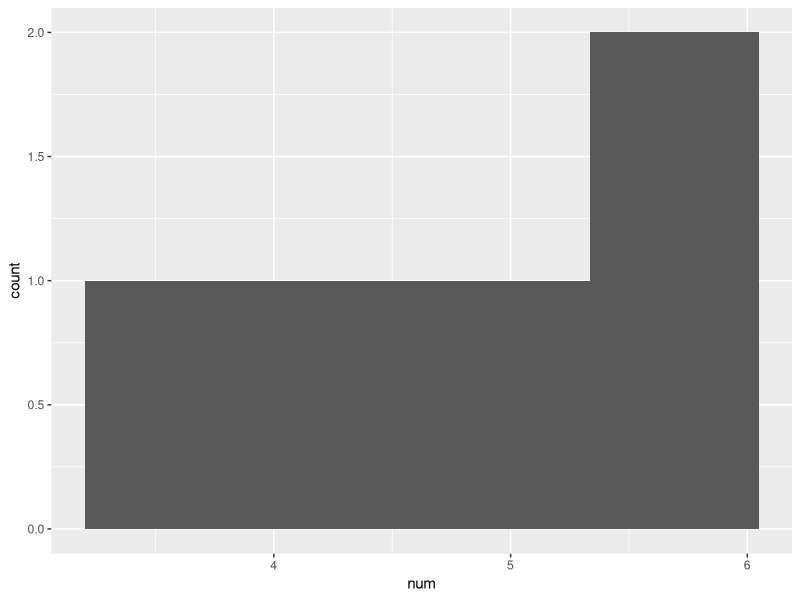
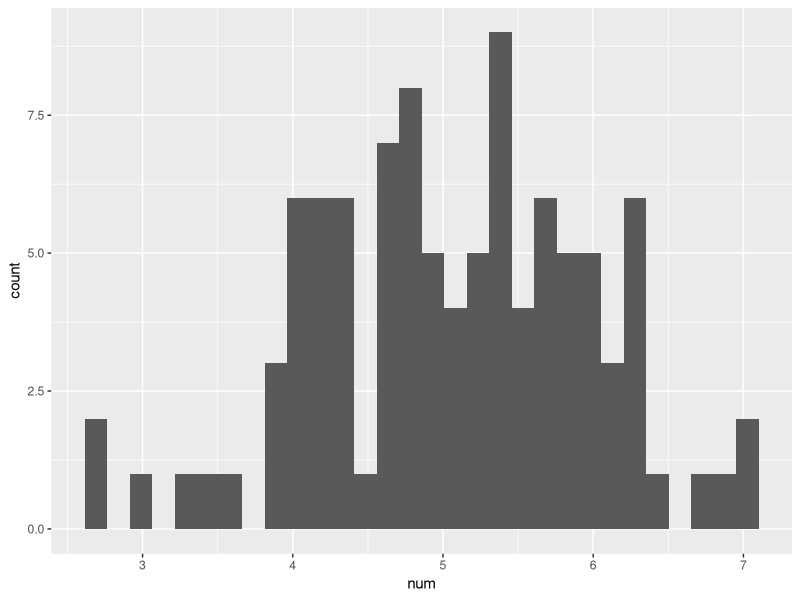
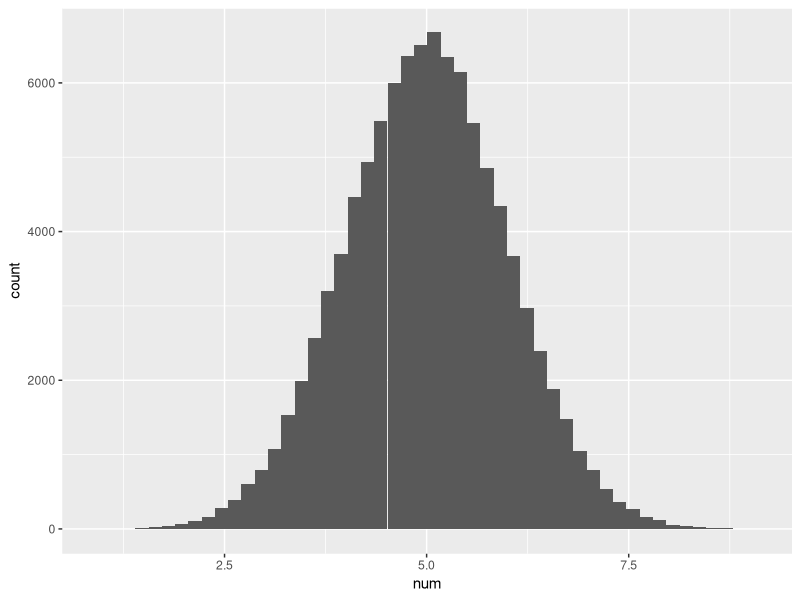
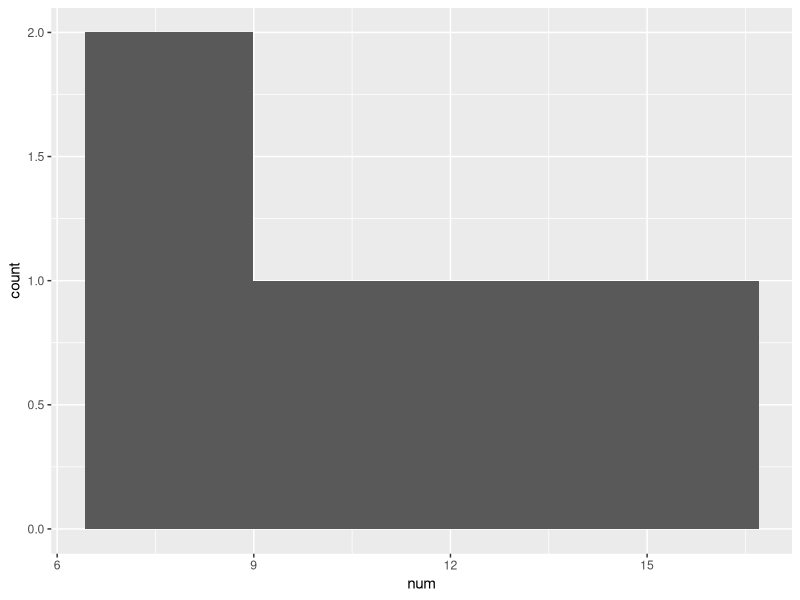
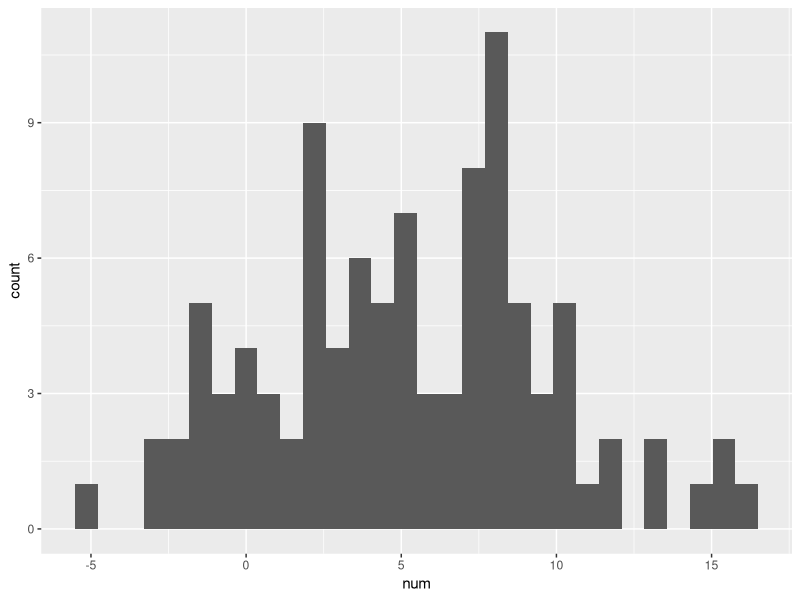
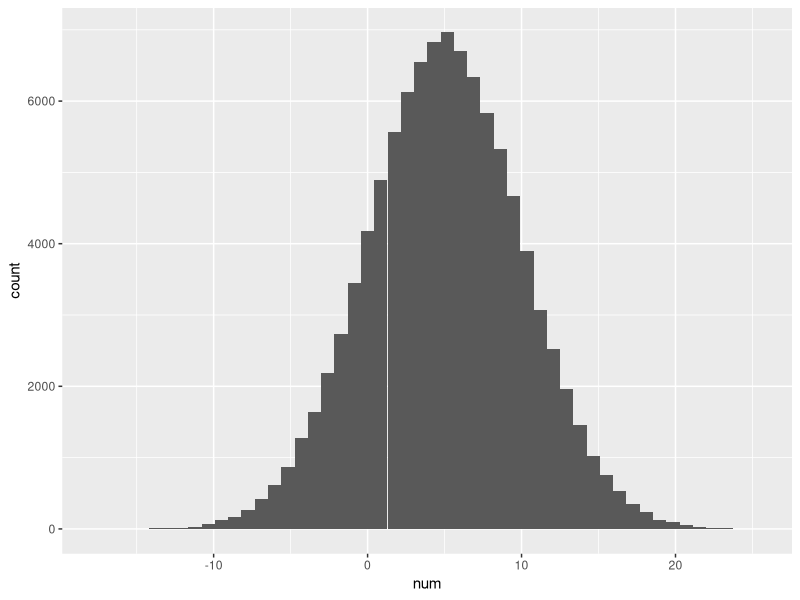
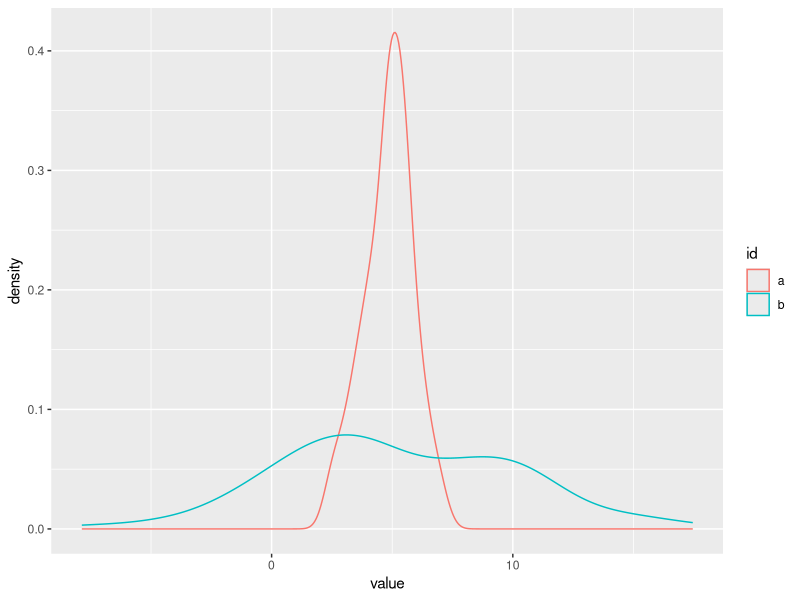
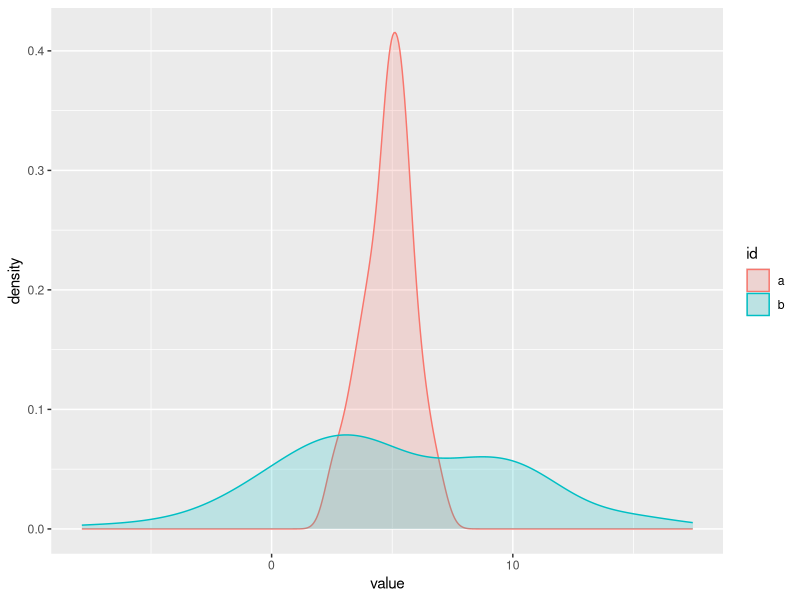

These figures' R source, in order:
## ---- chunk 1
library(tidyverse)
library(readxl)
library(cowplot)
## ---- chunk 2

AA <- rnorm(5)
BB <- rnorm(5)
cat(AA, "\n", BB)

## ---- chunk 3
set.seed(34288)
AA <- rnorm(5)
BB <- rnorm(5)
cat(AA, "\n", BB)

## ---- chunk 4
set.seed(34288)
AA <- rnorm(5)
set.seed(34288)
BB <- rnorm(5)
cat(AA, "\n", BB)

## ---- chunk 5
set.seed(592777)
pp_all <- data_frame('id'=letters[seq(1,26)], 'sex'=sample(c('m','f'),26,replace=TRUE))

## ---- chunk 6

sample(pp_all$id,5)
pp_all[sample(seq(1,nrow(pp_all)),5),]

## ---- chunk 7
xx1 <- data_frame('num'=rnorm(5, 5, 1))
 xx1 %>% ggplot(aes(num)) +
  geom_histogram(bins = 4)

xx2 <- data_frame('num'=rnorm(100, 5, 1))
 xx2 %>% ggplot(aes(num)) +
  geom_histogram(bins = 30)

xx3 <- data_frame('num'=rnorm(100000, 5, 1))
 xx3 %>% ggplot(aes(num)) +
  geom_histogram(bins = 50)

xx4 <- data_frame('num'=rnorm(5, 5, 5)) 
xx4 %>% ggplot(aes(num)) +
  geom_histogram(bins = 4)

xx5 <- data_frame('num'=rnorm(100, 5, 5))
 xx5 %>% ggplot(aes(num)) +
  geom_histogram(bins = 30)

xx6 <- data_frame('num'=rnorm(100000, 5, 5))
 xx6 %>% ggplot(aes(num)) +
  geom_histogram(bins = 50)

## ---- chunk 8
xx.b <- data_frame('id'=rep(c('a','b'),each=100),'value'=c(rnorm(100, 5, 1), rnorm(100, 5, 5)))

ggplot(xx.b, aes(x=value, color=id))+
  geom_density()

#or

ggplot(xx.b, aes(x=value, color=id,fill=id))+
  geom_density(alpha=1/5)


## ---- chunk 9

#3 
nrow(xx3[xx3$num>7,])/nrow(xx3)

#6
nrow(xx6[xx6$num>7,])/nrow(xx6)
